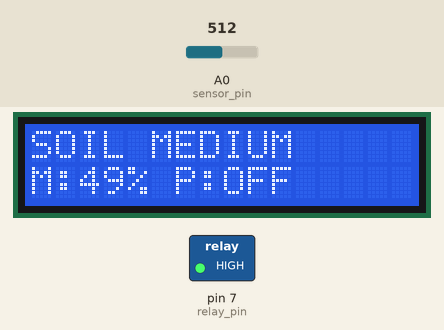
A sketch run on a simulated Arduino Uno, built with avr-gcc and run on an emulated ATmega328P. Parts: 16×2 character LCD, switched loads named in the sketch (green lamp = pin HIGH). Inputs (shaded band) come from the test bench; at power-on: A0 (sensor_pin) = 512. What the sketch prints to the serial monitor is not drawn.

Above: at 7.2 s.
7.3 s: A0 (sensor_pin) set to 940
At 8.6 s:
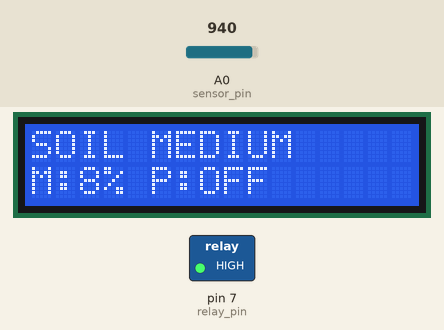
9.6 s: A0 (sensor_pin) set to 961
At 10.6 s:
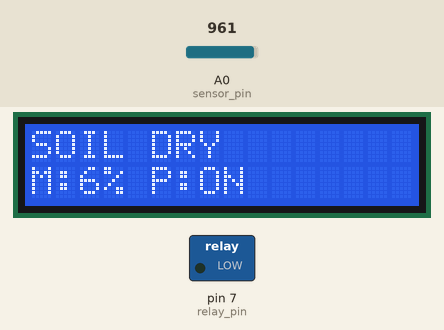
11.7 s: A0 (sensor_pin) set to 390
At 12.5 s:
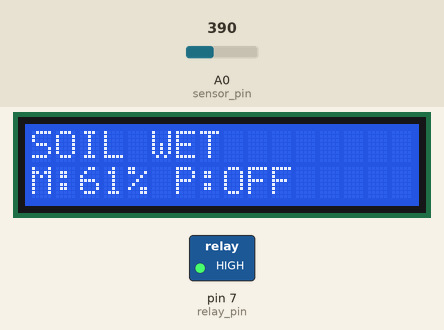
13.7 s: A0 (sensor_pin) set to 960
At 15.7 s:
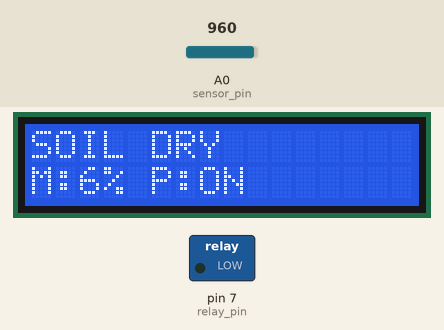
Timing chart, 0 to 16.8 s (numbered marks = the images above; inputs shaded):
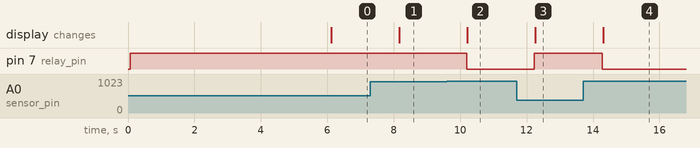

Measured:
- the behaviour switches between 950 and 951 on A0 (sensor_pin) (found by bisection; images 1 and 2)
- after the input at 7.3 s, the display: changes after 0.87 s (image 1)
- after the input at 9.6 s, pin 7 (relay_pin): HIGH → LOW after 0.60 s; the display: changes after 0.61 s (image 2)
- after the input at 11.7 s, pin 7 (relay_pin): LOW → HIGH after 0.54 s; the display: changes after 0.56 s (image 3)
- after the input at 13.7 s, pin 7 (relay_pin): HIGH → LOW after 0.58 s; the display: changes after 0.60 s (image 4)

The sketch:

soil_moisture.ino
```cpp
#include <LiquidCrystal_I2C.h>

LiquidCrystal_I2C lcd(0x27, 16, 2);

// Pin Definitions
const int sensor_pin = A0;
const int relay_pin = 7;

void setup()
{
  Serial.begin(9600);

  lcd.init();
  lcd.backlight();

  pinMode(sensor_pin, INPUT);
  pinMode(relay_pin, OUTPUT);

  // Relay OFF initially (for Active LOW relay)
  digitalWrite(relay_pin, HIGH);

  // Welcome Screen
  lcd.clear();
  lcd.setCursor(0, 0);
  lcd.print("SMART");
  lcd.setCursor(0, 1);
  lcd.print("IRRIGATION SYS  ");
  delay(6000);


  lcd.clear();
}

void loop()
{
  int sensor_data = analogRead(sensor_pin);

  // Convert sensor reading to moisture percentage
  int moisturePercent = map(sensor_data, 1023, 0, 0, 100);
  moisturePercent = constrain(moisturePercent, 0, 100);

  Serial.print("Sensor Value : ");
  Serial.print(sensor_data);

  Serial.print("   Moisture : ");
  Serial.print(moisturePercent);
  Serial.println("%");

  lcd.clear();

  // Soil Dry
  if (sensor_data > 950)
  {
    digitalWrite(relay_pin, LOW);   // Pump ON (Active LOW relay)

    lcd.setCursor(0, 0);
    lcd.print("SOIL DRY");

    lcd.setCursor(0, 1);
    lcd.print("M:");
    lcd.print(moisturePercent);
    lcd.print("% P:ON");

    Serial.println("Pump ON");
  }

  // Medium Moisture
  else if (sensor_data >= 400 && sensor_data <= 950)
  {
    digitalWrite(relay_pin, HIGH);   // Pump OFF

    lcd.setCursor(0, 0);
    lcd.print("SOIL MEDIUM");

    lcd.setCursor(0, 1);
    lcd.print("M:");
    lcd.print(moisturePercent);
    lcd.print("% P:OFF");

    Serial.println("Pump OFF");
  }

  // Soil Wet
  else
  {
    digitalWrite(relay_pin, HIGH);   // Pump OFF

    lcd.setCursor(0, 0);
    lcd.print("SOIL WET");

    lcd.setCursor(0, 1);
    lcd.print("M:");
    lcd.print(moisturePercent);
    lcd.print("% P:OFF");

    Serial.println("Pump OFF");
  }

  delay(1000);
}
```
